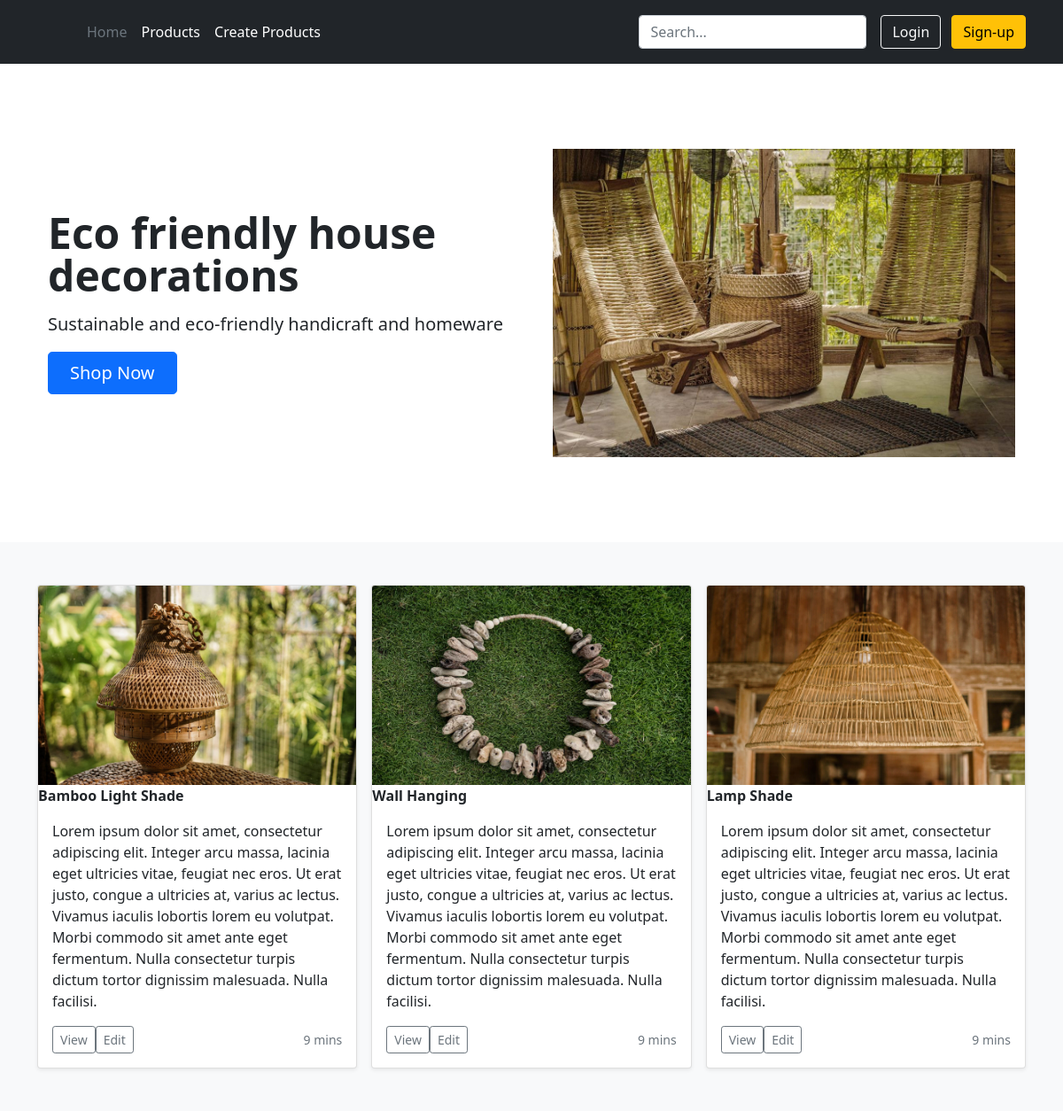
The page / on the database its author committed.
### products/models.py (models this page shows, shortened)
class Product(models.Model):
    title = models.CharField(max_length=200)
    description = models.TextField(blank=True)
    image = models.ImageField(upload_to='images/')
    price = models.DecimalField(max_digits=6, decimal_places=2)
    category = models.ForeignKey(Category, related_name='product', on_delete=models.CASCADE)
    slug = models.SlugField(max_length=255)
    in_stock = models.BooleanField(default=True)  # Stock to change to numeric value
    is_active = models.BooleanField(default=True)
    created = models.DateTimeField(auto_now_add=True)
    updated = models.DateTimeField(auto_now=True)
    class Meta:
        verbose_name_plural = 'Products'
        ordering = ('-created',)

### storeAnada/views.py (the view)
# urls.py: path('', storeAnada.views.HomeView.as_view(), name='home'),
class HomeView(TemplateView):
	template_name = "store/home.html"
	def get_context_data(self, **kwargs):
		context = super().get_context_data(**kwargs)
		context["products"] = Product.objects.all()[:3]
		return context

### templates/store/home.html (shortened to what this page needs)
{% extends "base.html" %}
{% load static %}
{% block content %}
    <div class="container col-xxl-8 px-4 py-5">
        <div class="row flex-lg-row-reverse align-items-center g-5 py-5">
            <div class="col-10 col-sm-8 col-lg-6">
                <img src="{% static "/images/chairs.jpg" %}" class="d-block mx-lg-auto img-fluid" alt="Anada Chairs"
                     width="700" height="500" loading="lazy">
            </div>
            <div class="col-lg-6">
                <h1 class="display-5 fw-bold lh-1 mb-3">Eco friendly house decorations</h1>
                <p class="lead">
                    Sustainable and eco-friendly handicraft and homeware
                </p>
                <div class="d-grid gap-2 d-md-flex justify-content-md-start">
                    <a href="{% url 'product-list' %}"><button type="button" class="btn btn-primary btn-lg px-4 me-md-2">Shop Now</button></a>
                </div>
            </div>
        </div>
    </div>
    <div class="album py-5 bg-light">
        <div class="container">
            <div class="row row-cols-1 row-cols-sm-2 row-cols-md-3 g-3">
                {% for product in  products %}
                <div class="col">
                    <div class="card shadow-sm">
                        <img src="/media/{{ product.image }}" class="bd-placeholder-img card-img-top" width="100%" height="225"
                              role="img" alt="{{ product.title }}">
                            <text x="50%" y="50%" fill="#eceeef" dy=".75em"><b>{{ product.title }}</b></text>
                        <div class="card-body">
                            <p class="card-text">{{ product.description }}</p>
                            <div class="d-flex justify-content-between align-items-center">
                                <div class="btn-group">
                                    <a href="{% url 'product-detail' pk=product.pk %}"><button type="button" class="btn btn-sm btn-outline-secondary">View</button></a>
                                    <a href="{% url 'product-update' pk=product.pk %}"><button type="button" class="btn btn-sm btn-outline-secondary">Edit</button></a>
                                </div>
                                <small class="text-muted">9 mins</small>
                            </div>
                        </div>
                    </div>
                </div>
                {% endfor %}
            </div>
        </div>
    </div>
{% endblock %}

### rows shown on the page
Product: image (picture), title "Bamboo Light Shade", description "Lorem ipsum dolor sit amet, consectetur adipiscing elit. Integer arcu massa, lacinia eget ultricies vitae, feugiat nec eros. Ut erat justo, congue a ultricies at, varius ac lectus. Vivamus iaculis lobortis lorem eu volutpat. Morbi commodo sit amet ante eget fermentum. Nulla consectetur turpis dictum tortor dignissim malesuada. Nulla facilisi."
Product: image (picture), title "Wall Hanging", description "Lorem ipsum dolor sit amet, consectetur adipiscing elit. Integer arcu massa, lacinia eget ultricies vitae, feugiat nec eros. Ut erat justo, congue a ultricies at, varius ac lectus. Vivamus iaculis lobortis lorem eu volutpat. Morbi commodo sit amet ante eget fermentum. Nulla consectetur turpis dictum tortor dignissim malesuada. Nulla facilisi."
Product: image (picture), title "Lamp Shade", description "Lorem ipsum dolor sit amet, consectetur adipiscing elit. Integer arcu massa, lacinia eget ultricies vitae, feugiat nec eros. Ut erat justo, congue a ultricies at, varius ac lectus. Vivamus iaculis lobortis lorem eu volutpat. Morbi commodo sit amet ante eget fermentum. Nulla consectetur turpis dictum tortor dignissim malesuada. Nulla facilisi."
